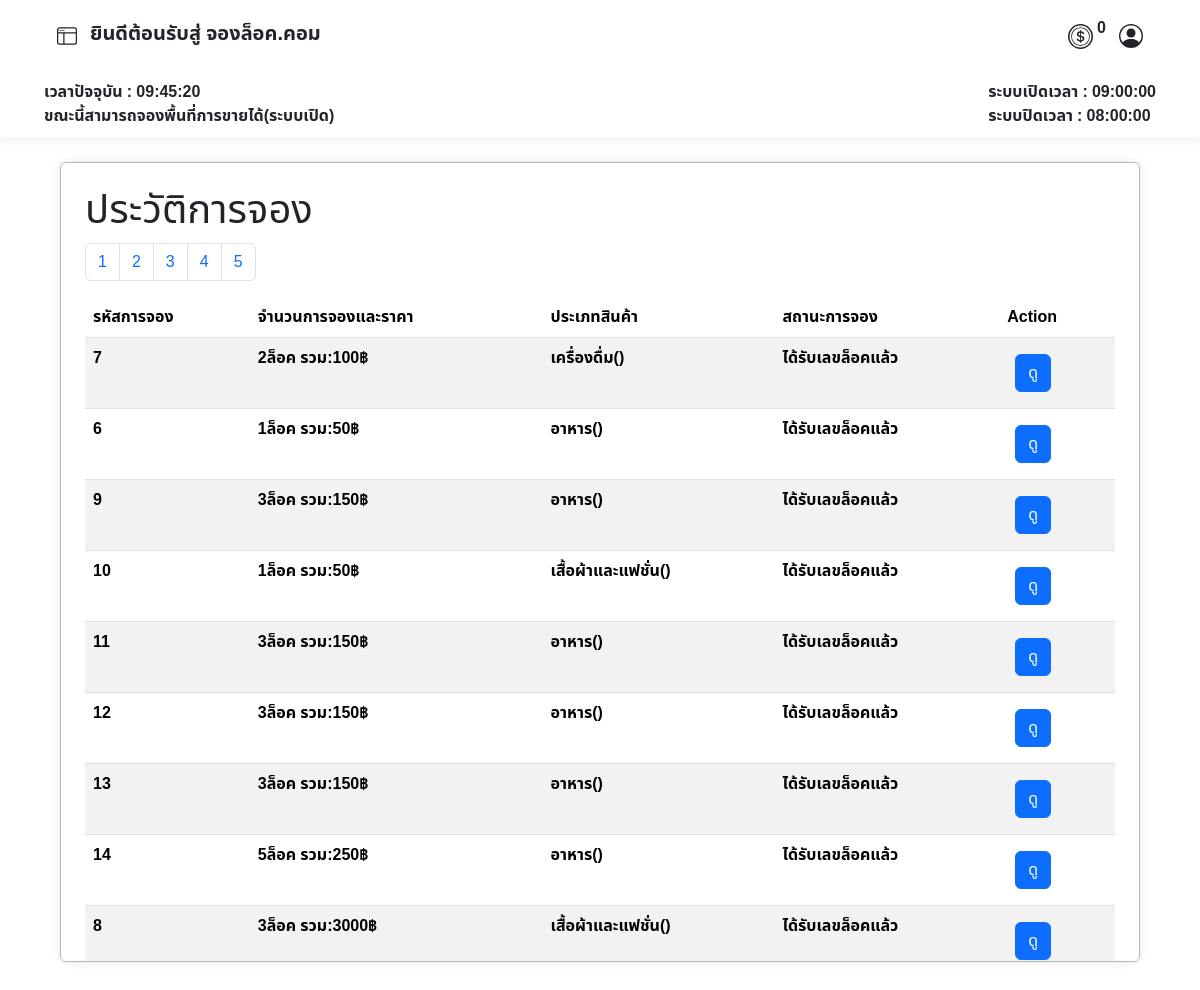
/user/booking_history.php (signed in), run on the app's committed database.
### tables this page shows
CREATE TABLE `tbl_user` (
  `user_id` int(6) UNSIGNED ZEROFILL NOT NULL COMMENT 'รหัสลูกค้า',
  `prefix` enum('นาย','นาง','นางสาว') NOT NULL COMMENT 'คำนำหน้าชื่อ',
  `firstname` varchar(255) NOT NULL COMMENT 'ชื่อ',
  `lastname` varchar(255) NOT NULL COMMENT 'นามสกุล',
  `tel` varchar(11) NOT NULL COMMENT 'เบอร์โทรศัพท์',
  `email` varchar(255) NOT NULL COMMENT 'อีเมลล์',
  `username` varchar(255) NOT NULL COMMENT 'ชื่อผู้ใช้',
  `password` varchar(255) NOT NULL COMMENT 'รหัสผ่าน',
  `userrole` int(3) NOT NULL COMMENT '1=ลูกค้า,2=แอดมิน',
  `shop_name` varchar(50) NOT NULL COMMENT 'ชื่อร้านค้า',
  `token` int(11) NOT NULL,
  `last_login` datetime DEFAULT NULL
);

CREATE TABLE `operating_hours` (
  `id` int(11) NOT NULL,
  `opening_time` time NOT NULL,
  `closing_time` time NOT NULL
);

CREATE TABLE `booked` (
  `id_booked` int(10) UNSIGNED ZEROFILL NOT NULL COMMENT 'รหัสการจองแบบเรียบร้อยแล้ว',
  `booking_id` int(10) UNSIGNED DEFAULT NULL COMMENT 'รหัสการจอง',
  `member_id` int(6) UNSIGNED DEFAULT NULL COMMENT 'รหัสลูกค้า',
  `booking_amount` varchar(45) NOT NULL,
  `total_price` varchar(45) NOT NULL,
  `product_type` int(11) NOT NULL,
  `sub_product_type` int(11) NOT NULL,
  `booking_status` int(3) UNSIGNED NOT NULL COMMENT 'สถานะการจอง',
  `booking_type` varchar(20) NOT NULL,
  `zone_id` int(3) UNSIGNED NOT NULL COMMENT 'รหัสประเภทโซน',
  `slip_img` varchar(45) DEFAULT NULL COMMENT 'log',
  `booking_date` timestamp NOT NULL DEFAULT current_timestamp() ON UPDATE current_timestamp() COMMENT 'วันเวลาที่จอง',
  `booked_lock_number` varchar(10) DEFAULT NULL COMMENT 'เลขล็อคที่จะได้',
  `expiration_date` datetime DEFAULT NULL
);

CREATE TABLE `category` (
  `id_category` int(11) NOT NULL,
  `cat_name` varchar(45) NOT NULL
);

CREATE TABLE `booking_status` (
  `id` int(3) UNSIGNED NOT NULL COMMENT 'รหัสสถานะการจอง',
  `status` varchar(50) NOT NULL COMMENT 'สถานะ'
);

### user/booking_history.php (the view, shortened to what this page needs)
<?php
require("../condb.php");
$results_per_page = 10;
$page = isset($_GET['page']) ? (int)$_GET['page'] : 1;
$start_from = ($page - 1) * $results_per_page;
?>
<!DOCTYPE html>
<html lang="th">
<head>
    <link href="https://cdn.jsdelivr.net/npm/bootstrap@5.3.3/dist/css/bootstrap.min.css" rel="stylesheet">
    <link rel="stylesheet" href="../asset/css/font.css">
</head>
<body>
    <?php
    include('./user_nav.php');
    ?>
    <div class="container my-4 p-2 border border-dark-subtle rounded  overflow-auto  bgcolor" style="width: 90%; height: 50rem;">
        <div class="tab-content" id="myTabContent">
            <div class="tab-pane fade show active mt-2 mx-2 p-2" id="category">
                <div>
                    <h1>ประวัติการจอง</h1>
                </div>
                <div class="mt-2 overflow-auto">
                    <?php
                    $sql_total = "SELECT COUNT(*) FROM market_booking.booked WHERE member_id = $user_id";
                    $result_total = $conn->query($sql_total);
                    $row_total = $result_total->fetch_row();
                    $total_records = $row_total[0];
                    $total_pages = ceil($total_records / $results_per_page);
                    echo "<nav>";
                    echo "<ul class='pagination'>";
                    for ($i = 1; $i <= $total_pages; $i++) {
                        echo "<li class='page-item'><a class='page-link' href='?page=" . $i . "'>" . $i . "</a></li>";
                    }
                    echo "</ul>";
                    echo "</nav>";
                    $sql = "SELECT
                                B.booking_id,
                                CONCAT(U.prefix, ' ', U.firstname, ' ', U.lastname) AS fullname,
                                B.booking_amount,
                                B.total_price,
                                C.cat_name,
                                SC.sub_cat_name,
                                BS.status,
                                B.booking_type,
                                B.slip_img,
                                B.booked_lock_number,
                                B.booking_date
                            FROM market_booking.booked AS B
                            LEFT JOIN booking_status AS BS ON B.booking_status = BS.id
                            LEFT JOIN tbl_user AS U ON B.member_id = U.user_id
                            LEFT JOIN category AS C ON B.product_type = C.id_category
                            LEFT JOIN sub_category AS SC ON B.sub_product_type = SC.idsub_category
                            WHERE member_id = $user_id
                            ";
                    $sql .= " LIMIT $start_from, $results_per_page";
                    $result = $conn->query($sql);
                    if ($result === false) {
                        echo "ข้อผิดพลาด SQL: " . $conn->error;
                    } elseif ($result->num_rows > 0) {
                        echo "<table class='table table-striped'>";
                        echo "<thead>
                            <tr>
                                <th>รหัสการจอง</th>
                                <th>จำนวนการจองและราคา</th>
                                <th>ประเภทสินค้า</th>
                                <th>สถานะการจอง</th>
                                <th>Action</th>
                            </tr>
                        </thead>";
                        echo "<tbody>";
                        while ($row = $result->fetch_assoc()) {
                            echo "<tr>";
                            echo "<td><strong>" . $row["booking_id"] . "</strong></td>";
                            echo "<td><strong>" . $row["booking_amount"] . "ล็อค รวม:" . $row["total_price"] . "฿</strong></td>";
                            echo "<td><strong>" . $row["cat_name"] . "(" . $row["sub_cat_name"] . ")</strong></td>";
                            echo "<td><strong>" . $row["status"] . "</strong></td>";
                            echo "<td>
                                    <button
                                        class='btn btn-primary m-2' type='button'
                                        data-bs-toggle='modal'
                                        data-bs-target='#viewBookingModal'
                                        data-id='" . $row["booking_id"] . "'>
                                        ดู
                                    </button>
                                </td>";
                            echo "</tr>";
                        }
                        echo "</tbody></table>";
                    } else {
                        echo "ไม่พบข้อมูล";
                    }
                    ?>
                </div>
            </div>
        </div>
    </div>
</body>
</html>

### user/user_nav.php (shortened to what this page needs)
<nav class="row g-2 bgcolor">
    <div class="col-12 d-flex justify-content-between px-5 py-3">
        <div class="col-4">
            <div class="d-flex align-items-end ">
                <button class="btn" type="button" data-bs-toggle="offcanvas" data-bs-target="#offcanvasWithBothOptions" aria-controls="offcanvasWithBothOptions">
                </button>
                <h5>
                    <strong>ยินดีต้อนรับสู่ จองล็อค.คอม</strong>
                </h5>
            </div>
        </div>
        <div class="d-flex align-items-center ">
            <div class="row  ">
                <div class="col d-flex align-items-center justify-content-center">
                    <p class="ms-1">
                        <strong>
                            <?php
                            $user_id = $_SESSION["user_id"];
                            $stmt = $conn->prepare("SELECT user_id, username, shop_name, tel, email, token,
                                  firstname, lastname, userrole,
                                  CONCAT(prefix, firstname, ' ', lastname) AS fullname
                        FROM market_booking.tbl_user
                        WHERE user_id = ?");
                            $stmt->bind_param("i", $user_id);
                            $stmt->execute();
                            $stmt->bind_result($SQLuser_id, $SQLusername, $SQLshop_name, $SQLtel, $SQLemail, $SQLtoken, $SQLfirstname, $SQLlastname, $SQLuserrole, $SQLfullname);
                            echo htmlspecialchars($SQLtoken);
                            ?>
                        </strong>
                    </p>
                </div>
            </div>
            <button class="btn " type="button" data-bs-toggle="modal" data-bs-target="#ProfileModal">
            </button>
        </div>
    </div>
    <?php
    require("../condb.php");
    $sql_time = "SELECT opening_time, closing_time FROM operating_hours LIMIT 1";
    $result = $conn->query($sql_time);
    $row_time = $result->fetch_assoc();
    $openingTime = $row_time['opening_time'];
    $closingTime = $row_time['closing_time'];
    ?>
    <div class="col-12 d-flex justify-content-between px-5">
        <strong>
            <div id="time"></div>
            <div id="status"></div>
        </strong>
        <strong>
            <div id="opening_time">ระบบเปิดเวลา : <?php echo $openingTime; ?></div>
            <div id="closing_time">ระบบปิดเวลา : <?php echo $closingTime; ?></div>
        </strong>
    </div>
</nav>

### user/booking_history.php (style rules this page uses)
body { background-image: url(../asset/img/img.market2.jpg); width: 100%; height: 100%; background-repeat: repeat; background-size: cover; }

### user/user_nav.php (style rules this page uses)
.bgcolor { background-color: rgba(255, 255, 255, 0.9); padding-bottom: 10px; box-shadow: 0 0 10px rgba(0, 0, 0, 0.1); }

### data on the page
tbl_user: token "0"
operating_hours: opening_time "09:00:00", closing_time "08:00:00"
booked: booking "7", booking_amount "2", total_price "100", product_type.cat_name "เครื่องดื่ม", booking_status.status "ได้รับเลขล็อคแล้ว"
booked: booking "6", booking_amount "1", total_price "50", product_type.cat_name "อาหาร", booking_status.status "ได้รับเลขล็อคแล้ว"
booked: booking "9", booking_amount "3", total_price "150", product_type.cat_name "อาหาร", booking_status.status "ได้รับเลขล็อคแล้ว"
booked: booking "10", booking_amount "1", total_price "50", product_type.cat_name "เสื้อผ้าและแฟชั่น", booking_status.status "ได้รับเลขล็อคแล้ว"
booked: booking "11", booking_amount "3", total_price "150", product_type.cat_name "อาหาร", booking_status.status "ได้รับเลขล็อคแล้ว"
booked: booking "12", booking_amount "3", total_price "150", product_type.cat_name "อาหาร", booking_status.status "ได้รับเลขล็อคแล้ว"
booked: booking "13", booking_amount "3", total_price "150", product_type.cat_name "อาหาร", booking_status.status "ได้รับเลขล็อคแล้ว"
booked: booking "14", booking_amount "5", total_price "250", product_type.cat_name "อาหาร", booking_status.status "ได้รับเลขล็อคแล้ว"
booked: booking "8", booking_amount "3", total_price "3000", product_type.cat_name "เสื้อผ้าและแฟชั่น", booking_status.status "ได้รับเลขล็อคแล้ว"
